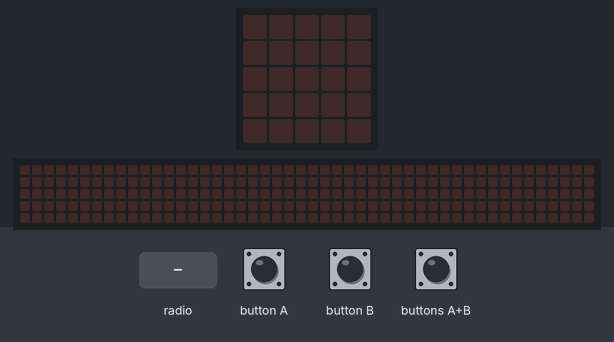
Bench run of a program on a simulated BBC micro:bit (MakeCode). Parts: the board's 5×5 LED display, a strip that is not on the board, showing the scrolling text unrolled. Inputs (shaded band) come from the test bench. The 48×5 strip is a reading aid, not a part: it shows the text the display is scrolling, unrolled, one strip-width of it at a time.

Above: at 1.2 s.
1.3 s: radio message "3" arrives
At 1.37 s:
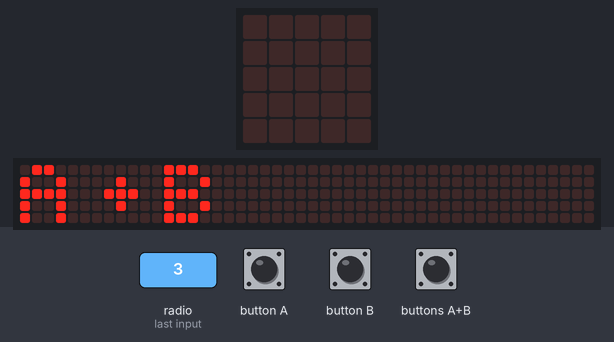
4.3 s: radio message "1" arrives
At 6.7 s:
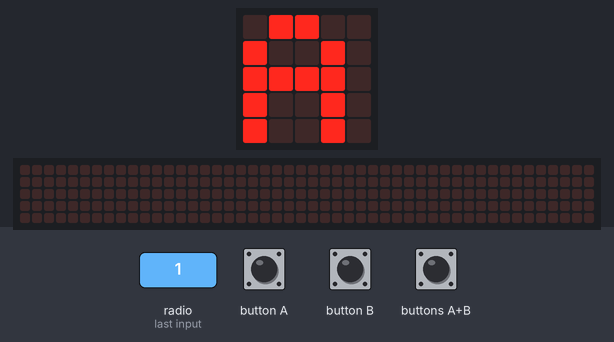
7.3 s: radio message "2" arrives
At 8.7 s:
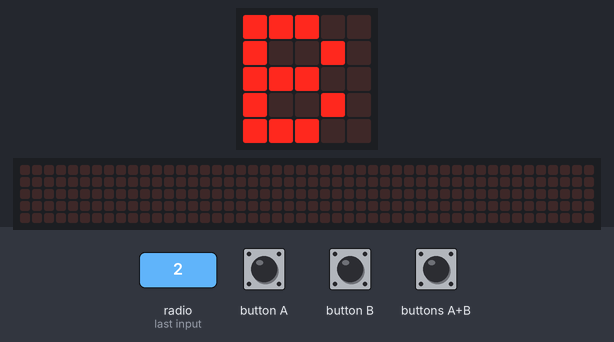
11.9 s: radio message "3" arrives
At 12.12 s:
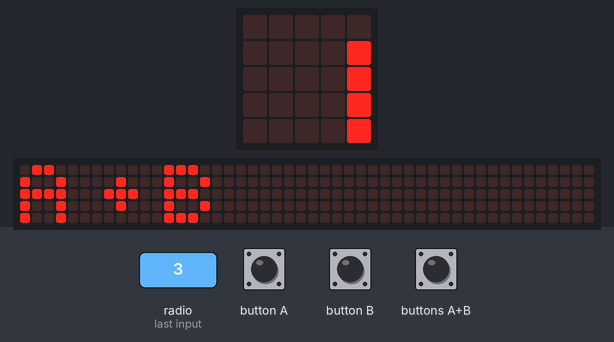
Timing chart, 0 to 14.9 s (numbered marks = the images above; inputs shaded):
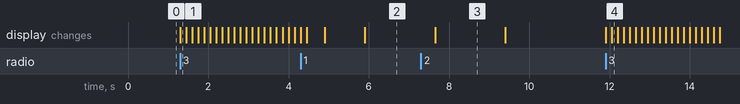

Measured:
- after the input at 1.3 s, the display: changes at once (image 1)
- after the input at 4.3 s, the display: first differs from a run without the input after 1.6 s (image 2)
- after the input at 7.3 s, the display: changes after 0.35 s (image 3)
- after the input at 11.9 s, the display: first changes at once (image 4 shows a later state)
- what the display in image 3 shows lasts 1.7 s, from 7.7 s to 9.4 s

The program:

main.ts
```typescript
radio.onReceivedNumber(function (receivedNumber) {
    if (1 == receivedNumber) {
        basic.showString("A")
        basic.pause(1000)
        basic.clearScreen()
    }
    if (2 == receivedNumber) {
        basic.showString("B")
        basic.pause(1000)
        basic.clearScreen()
    }
    if (3 == receivedNumber) {
        basic.showString("A+B")
        basic.pause(1000)
        basic.clearScreen()
    }
})
input.onButtonPressed(Button.A, function () {
    radio.sendNumber(1)
})
input.onButtonPressed(Button.AB, function () {
    radio.sendNumber(3)
})
input.onButtonPressed(Button.B, function () {
    radio.sendNumber(2)
})
radio.setGroup(69)
```

test.ts
```typescript
// aquí va el archivo "tests"; esto no se compilará cuando este paquete se utilice como una extensión.
```
